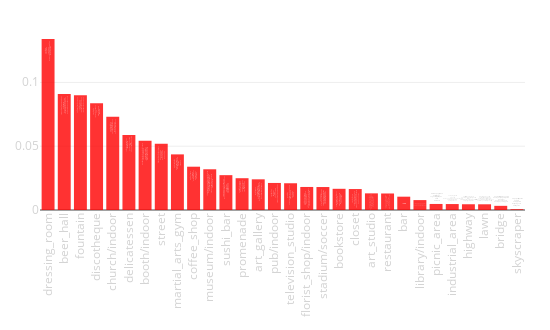

The notebook cell this image was saved under:
### Code cell
tags_rate(city_data)

### Figure 1 — Plotly figure (JSON) as saved in the notebook; plotly's stock layout.template omitted (floating-point values rounded to 4 significant figures)
{"data": [{"hoverinfo": "y+text", "marker": {"color": "red"}, "opacity": 0.8, "text": ["H_M_Via_Del_Corso<br>Via_Flaminia_448_B_Ch_c_Showroom<br>Zara_Roma<br>Giulio_Verne<br>Dior_Roma", "Queen_Makeda_Grand_Pub<br>The_Jerry_Thomas_Project_Rome<br>Jerry_Thomas_Speakeasy<br>Morrisons_Pub<br>THE_DRUNKEN_SHIP_OFFICIAL", "Fontana_dei_Quattro_Fiumi<br>Fontana_dei_Quattro_Fiumi<br>Fountain_Travi<br>Fontana_Di_Trevi<br>Fontana_delle_Tartarughe", "NICE_Disco<br>BARRIO_LATINO<br>Zaz_<br>Sublime_Le_Colonial<br>El_Cid_Roma", "Santa_Maria_Maddalena<br>San_Carlo_al_Corso<br>Santa_Maria_sopra_Minerva<br>Church_of_the_Ges_<br>Ges_e_Maria_Rome", "Acqua_Salata_Fish_Lounge<br>MiV_<br>Armando_al_Pantheon<br>Mam_Ristobistrot<br>The_Fisherman_Burger", "Mondadori_Bookstore<br>Scuola_dello_Sport_CONI<br>Le_M_ridien_Visconti_Rome<br>Hotel_Cicerone_Roma<br>Holiday_Inn_Rome_Eur_Parco_dei_Medici", "Via_Condotti<br>Via_dei_Condotti<br>Via_Del_Corso_<br>Via_dei_Condotti<br>Castel_Sant_Angelo_Rome_Italy", "Palatorrino<br>Ials_Roma<br>DAF_Dance_Arts_Faculty<br>Palestre_Passion_Fitness<br>Virgin_Active_EUR", "ZUM_Roma<br>Caff_Tazza_dOro<br>Sant_Eustachio_Il_Caff_<br>Roscioli_Caff_<br>Antico_Caff_Greco", "Museo_Palatino<br>Museo_Hendrik_Christian_Andersen<br>Palazzo_Cipolla_Mostra_Banksy<br>Guerra_Capitalismo_e_Libert_Banksy<br>Museo_Nazionale_Romano_Palazzo_Altemps", "Zen_Sushi_Roma<br>PA_PO_Bistrot_Roma<br>Fingers_Roma<br>SUSHISEN_Vero_Ristorante_Giapponese<br>Pianostrada_Laboratoriodicucina", "Via_dei_Fori_Imperiali<br>Ponte_Sisto<br>SantAngelo_Rome<br>Castel_SantAngelo<br>Giardino_degli_Aranci", "Palazzo_Cipolla_Mostra_Banksy<br>Guerra_Capitalismo_e_Libert_Banksy<br>Palazzo_Cipolla_Mostra_Banksy<br>Palazzo_Corsini_Rome<br>Palazzo_Cipolla", "THE_DRUNKEN_SHIP_OFFICIAL<br>Blume_Lounge<br>Sciam<br>Club_Derri_re<br>Fingers_Roma", "Radio2<br>El_Cid_Roma<br>Radio_Kaos_Italy<br>DEAR_Studi_Televisivi_Nomentano<br>City_Dream", "Il_Roseto_Comunale_Roma<br>Festival_del_Verde_e_del_Paesaggio<br>Campo_de_Fiori<br>Roseto_Di_Roma_Capitale<br>Piazza_Campo_Di_Fiori", "Stadio_Olimpico_Di_Roma<br>Stadio_Olimpico_Roma<br>Olimpic_Stadium_Rome_Asroma<br>Stadio_Olimpico_Curva_Nord_12<br>Curva_Sud", "Altroquando<br>Biblioteca_Angelica<br>Mondadori_Bookstore<br>Goody_music<br>Teatro_Quirino_Vittorio_Gassman", "True_Love_Shop<br>Massyedany_Cheapandchic<br>Georges_donna<br>Roma_Vintage_Boutique<br>Georges_uomo", "Family_tattoo_shop<br>Ultimi_Romantici_Tattoo<br>Galleria_Lorcan_ONeill_Roma<br>Palazzo_Cipolla_Mostra_Banksy<br>Caligula_Tattoo_Studio", "Alfredo_alla_Scrofa_Roma_Italia<br>Alfredo_alla_Scrofa<br>Collegio<br>Ristorante_Il_Vero_Alfredo<br>Ristorante_Due_Ladroni", "The_Jerry_Thomas_Project_Rome<br>Morrisons_Pub<br>Club_Derri_re<br>Jerry_Thomas_Speakeasy<br>ARGOT", "Biblioteca_Angelica<br>Keats_Shelley_House_Rome<br>La_Veranda<br>Red_La_Feltrinelli_Roma<br>Santa_Maria_sopra_Minerva", "Giardino_degli_Aranci<br>Parco_Meda<br>Laghetto_Di_Villa_Ada<br>CAIO<br>Giardinetti", "Temple_of_Vesta<br>Via_Sacra<br>Roman_Forum_and_Palantine_Hill<br>Temple_of_Saturn<br>Foro_Romano", "Policlinico_Tor_Vergata<br>Ponte_Regina_Margherita<br>Ripa<br>Stadio_delle_Terme_di_Caracalla<br>Tor_Vergata_Roma", "Aranciera_di_San_Sisto<br>Parco_Villa_Chigi_Roma_<br>Parco_Viale_Tor_Di_Quinto<br>Riserva_naturale_Valle_dellAniene<br>Salesian_Pontifical_University", "Ponte_Vittorio_Emanuele_II<br>Ponte_Sant_Angelo_Roma<br>River_Tiber<br>Ponte_Sant_Angelo<br>Ponte_de_Santo_ngelo", "Via_dei_Fori_Imperiali<br>Corviale<br>Foro_di_Cesare<br>Dal_Bolognese<br>Piazza_Zama"], "type": "bar", "uid": "168c690c-4a60-11e9-89b2-3c15c2cf2370", "x": ["dressing_room", "beer_hall", "fountain", "discotheque", "church/indoor", "delicatessen", "booth/indoor", "street", "martial_arts_gym", "coffee_shop", "museum/indoor", "sushi_bar", "promenade", "art_gallery", "pub/indoor", "television_studio", "florist_shop/indoor", "stadium/soccer", "bookstore", "closet", "art_studio", "restaurant", "bar", "library/indoor", "picnic_area", "industrial_area", "highway", "lawn", "bridge", "skyscraper"], "y": [0.134, 0.09085, 0.08993, 0.08362, 0.07316, 0.05879, 0.05423, 0.05193, 0.04359, 0.03394, 0.03192, 0.02731, 0.02492, 0.02405, 0.0212, 0.02097, 0.01806, 0.018, 0.01661, 0.01643, 0.01305, 0.01295, 0.01044, 0.007765, 0.004733, 0.004666, 0.00451, 0.004474, 0.003258, 0.0006149]}], "layout": {"height": 330, "margin": {"b": 120, "l": 40, "r": 25, "t": 30}, "showlegend": false, "width": 550, "xaxis": {"tickangle": -90, "tickfont": {"color": "lightgrey", "size": 11.5}}, "xaxis2": {"tickangle": -90, "tickfont": {"color": "lightgrey", "size": 11.5}}, "yaxis": {"tickfont": {"color": "lightgrey", "size": 11.5}}, "yaxis2": {"tickfont": {"color": "lightgrey", "size": 11.5}}}}
